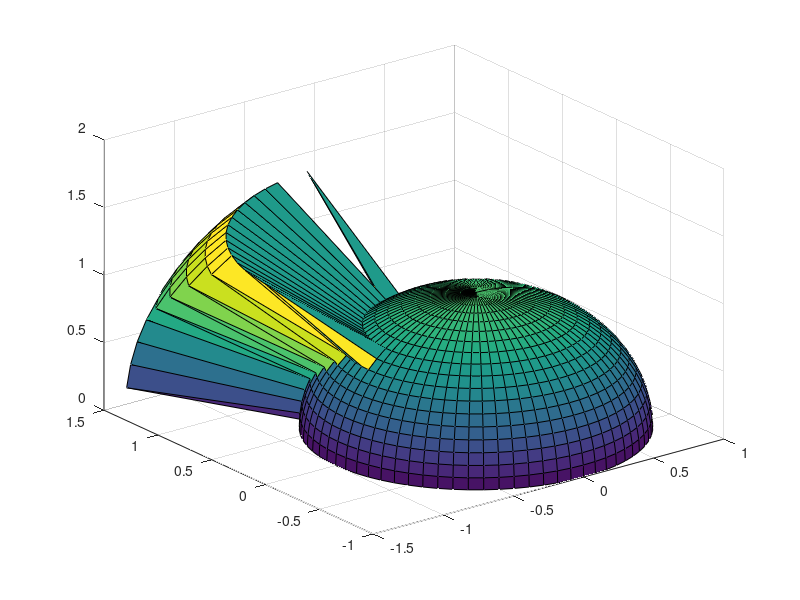

Here is the MATLAB script that generated this plot:
X = [
0 0 0 0 0 0 0 0 0 0 0 0 0 0 0 0 0 0 0 -0 -0 -0 -0 -0 -0 -0 -0 -0 -0 -0 -0 -0 -0 -0 -0 -0 -0 -0 -0 -0 -0 -0 -0 -0 -0 -0 -0 -0 -0 -0 -0 -0 -0 -0 -0 0 0 0 0 0 0 0 0 0 0 0 0 0 0 0 0 0 0 ;
0.0871557 0.0868241 0.0858316 0.084186 0.0818996 0.0789899 0.0754791 0.0713938 0.0667652 0.0616284 0.0560226 0.0499905 0.0435779 0.0368336 0.029809 0.0225576 0.0151344 0.00759612 5.33675e-18 -0.00759612 -0.0151344 -0.0225576 -0.029809 -0.0368336 -0.0435779 -0.0499905 -0.0560226 -0.0616284 -0.0667652 -0.0713938 -0.0754791 -0.0789899 -0.0818996 -0.084186 -0.0858316 -0.0868241 -0.0871557 -0.0868241 -0.0858316 -0.084186 -0.0818996 -0.0789899 -0.0754791 -0.0713938 -0.0667652 -0.0616284 -0.0560226 -0.0499905 -0.0435779 -0.0368336 -0.029809 -0.0225576 -0.0151344 -0.00759612 -1.60102e-17 0.00759612 0.0151344 0.0225576 0.029809 0.0368336 0.0435779 0.0499905 0.0560226 0.0616284 0.0667652 0.0713938 0.0754791 0.0789899 0.0818996 0.084186 0.0858316 0.0868241 0.0871557 ;
0.173648 0.172987 0.17101 0.167731 0.163176 0.157379 0.150384 0.142244 0.133022 0.122788 0.111619 0.0996005 0.0868241 0.0733869 0.0593912 0.0449435 0.0301537 0.0151344 1.06329e-17 -0.0151344 -0.0301537 -0.0449435 -0.0593912 -0.0733869 -0.0868241 -0.0996005 -0.111619 -0.122788 -0.133022 -0.142244 -0.150384 -0.157379 -0.163176 -0.167731 -0.17101 -0.172987 -0.173648 -0.172987 -0.17101 -0.167731 -0.163176 -0.157379 -0.150384 -0.142244 -0.133022 -0.122788 -0.111619 -0.0996005 -0.0868241 -0.0733869 -0.0593912 -0.0449435 -0.0301537 -0.0151344 -3.18987e-17 0.0151344 0.0301537 0.0449435 0.0593912 0.0733869 0.0868241 0.0996005 0.111619 0.122788 0.133022 0.142244 0.150384 0.157379 0.163176 0.167731 0.17101 0.172987 0.173648 ;
0.258819 0.257834 0.254887 0.25 0.24321 0.23457 0.224144 0.212012 0.198267 0.183013 0.166366 0.148453 0.12941 0.109382 0.0885213 0.0669873 0.0449435 0.0225576 1.58481e-17 -0.0225576 -0.0449435 -0.0669873 -0.0885213 -0.109382 -0.12941 -0.148453 -0.166366 -0.183013 -0.198267 -0.212012 -0.224144 -0.23457 -0.24321 -0.25 -0.254887 -0.257834 -0.258819 -0.257834 -0.254887 -0.25 -0.24321 -0.23457 -0.224144 -0.212012 -0.198267 -0.183013 -0.166366 -0.148453 -0.12941 -0.109382 -0.0885213 -0.0669873 -0.0449435 -0.0225576 -4.75443e-17 0.0225576 0.0449435 0.0669873 0.0885213 0.109382 0.12941 0.148453 0.166366 0.183013 0.198267 0.212012 0.224144 0.23457 0.24321 0.25 0.254887 0.257834 0.258819 ;
0.34202 0.340719 0.336824 0.330366 0.321394 0.309976 0.296198 0.280167 0.262003 0.241845 0.219846 0.196175 0.17101 0.144544 0.116978 0.0885213 0.0593912 0.029809 2.09427e-17 -0.029809 -0.0593912 -0.0885213 -0.116978 -0.144544 -0.17101 -0.196175 -0.219846 -0.241845 -0.262003 -0.280167 -0.296198 -0.309976 -0.321394 -0.330366 -0.336824 -0.340719 -0.34202 -0.340719 -0.336824 -0.330366 -0.321394 -0.309976 -0.296198 -0.280167 -0.262003 -0.241845 -0.219846 -0.196175 -0.17101 -0.144544 -0.116978 -0.0885213 -0.0593912 -0.029809 -6.28281e-17 0.029809 0.0593912 0.0885213 0.116978 0.144544 0.17101 0.196175 0.219846 0.241845 0.262003 0.280167 0.296198 0.309976 0.321394 0.330366 0.336824 0.340719 0.34202 ;
0.422618 0.42101 0.416198 0.408218 0.397131 0.383022 0.365998 0.346189 0.323744 0.298836 0.271654 0.242404 0.211309 0.178606 0.144544 0.109382 0.0733869 0.0368336 2.58779e-17 -0.0368336 -0.0733869 -0.109382 -0.144544 -0.178606 -0.211309 -0.242404 -0.271654 -0.298836 -0.323744 -0.346189 -0.365998 -0.383022 -0.397131 -0.408218 -0.416198 -0.42101 -0.422618 -0.42101 -0.416198 -0.408218 -0.397131 -0.383022 -0.365998 -0.346189 -0.323744 -0.298836 -0.271654 -0.242404 -0.211309 -0.178606 -0.144544 -0.109382 -0.0733869 -0.0368336 -7.76337e-17 0.0368336 0.0733869 0.109382 0.144544 0.178606 0.211309 0.242404 0.271654 0.298836 0.323744 0.346189 0.365998 0.383022 0.397131 0.408218 0.416198 0.42101 0.422618 ;
0.5 0.498097 0.492404 0.482963 0.469846 0.453154 0.433013 0.409576 0.383022 0.353553 0.321394 0.286788 0.25 0.211309 0.17101 0.12941 0.0868241 0.0435779 3.06162e-17 -0.0435779 -0.0868241 -0.12941 -0.17101 -0.211309 -0.25 -0.286788 -0.321394 -0.353553 -0.383022 -0.409576 -0.433013 -0.453154 -0.469846 -0.482963 -0.492404 -0.498097 -0.5 -0.498097 -0.492404 -0.482963 -0.469846 -0.453154 -0.433013 -0.409576 -0.383022 -0.353553 -0.321394 -0.286788 -0.25 -0.211309 -0.17101 -0.12941 -0.0868241 -0.0435779 -9.18485e-17 0.0435779 0.0868241 0.12941 0.17101 0.211309 0.25 0.286788 0.321394 0.353553 0.383022 0.409576 0.433013 0.453154 0.469846 0.482963 0.492404 0.498097 0.5 ;
0.573576 0.571394 0.564863 0.554032 0.538986 0.519837 0.496732 0.469846 0.439385 0.40558 0.368688 0.32899 0.286788 0.242404 0.196175 0.148453 0.0996005 0.0499905 3.51214e-17 -0.0499905 -0.0996005 -0.148453 -0.196175 -0.242404 -0.286788 -0.32899 -0.368688 -0.40558 -0.439385 -0.469846 -0.496732 -0.519837 -0.538986 -0.554032 -0.564863 -0.571394 -0.573576 -0.571394 -0.564863 -0.554032 -0.538986 -0.519837 -0.496732 -0.469846 -0.439385 -0.40558 -0.368688 -0.32899 -0.286788 -0.242404 -0.196175 -0.148453 -0.0996005 -0.0499905 -1.05364e-16 0.0499905 0.0996005 0.148453 0.196175 0.242404 0.286788 0.32899 0.368688 0.40558 0.439385 0.469846 0.496732 0.519837 0.538986 0.554032 0.564863 0.571394 0.573576 ;
0.642788 0.640342 0.633022 0.620885 0.604023 0.582563 0.55667 0.526541 0.492404 0.454519 0.413176 0.368688 0.321394 0.271654 0.219846 0.166366 0.111619 0.0560226 3.93594e-17 -0.0560226 -0.111619 -0.166366 -0.219846 -0.271654 -0.321394 -0.368688 -0.413176 -0.454519 -0.492404 -0.526541 -0.55667 -0.582563 -0.604023 -0.620885 -0.633022 -0.640342 -0.642788 -0.640342 -0.633022 -0.620885 -0.604023 -0.582563 -0.55667 -0.526541 -0.492404 -0.454519 -0.413176 -0.368688 -0.321394 -0.271654 -0.219846 -0.166366 -0.111619 -0.0560226 -1.18078e-16 0.0560226 0.111619 0.166366 0.219846 0.271654 0.321394 0.368688 0.413176 0.454519 0.492404 0.526541 0.55667 0.582563 0.604023 0.620885 0.633022 0.640342 0.642788 ;
0.707107 0.704416 0.696364 0.683013 0.664463 0.640856 0.612372 0.579228 0.541675 0.5 0.454519 0.40558 0.353553 0.298836 0.241845 0.183013 0.122788 0.0616284 4.32978e-17 -0.123257 -0.122788 -0.366025 -0.48369 -0.597672 -0.707107 -0.81116 -0.909039 -1 -1.08335 -1.15846 -1.22474 -1.28171 -1.32893 -1.36603 -0.696364 -1.40883 -0.707107 -0.704416 -0.696364 -0.683013 -0.664463 -0.640856 -0.612372 -0.579228 -0.541675 -0.5 -0.454519 -0.40558 -0.353553 -0.298836 -0.241845 -0.183013 -0.122788 -0.0616284 -1.29893e-16 0.0616284 0.122788 0.183013 0.241845 0.298836 0.353553 0.40558 0.454519 0.5 0.541675 0.579228 0.612372 0.640856 0.664463 0.683013 0.696364 0.704416 0.707107 ;
0.766044 0.763129 0.754407 0.739942 0.719846 0.694272 0.663414 0.627507 0.586824 0.541675 0.492404 0.439385 0.383022 0.323744 0.262003 0.198267 0.133022 0.0667652 4.69067e-17 -0.0667652 -0.133022 -0.198267 -0.262003 -0.647489 -0.766044 -0.87877 -0.984808 -1.08335 -1.17365 -1.25501 -1.32683 -1.38854 -0.719846 -0.739942 -0.754407 -0.763129 -0.766044 -0.763129 -0.754407 -0.739942 -0.719846 -0.694272 -0.663414 -0.627507 -0.586824 -0.541675 -0.492404 -0.439385 -0.383022 -0.323744 -0.262003 -0.198267 -0.133022 -0.0667652 -1.4072e-16 0.0667652 0.133022 0.198267 0.262003 0.323744 0.383022 0.439385 0.492404 0.541675 0.586824 0.627507 0.663414 0.694272 0.719846 0.739942 0.754407 0.763129 0.766044 ;
0.819152 0.816035 0.806707 0.79124 0.769751 0.742404 0.709406 0.67101 0.627507 0.579228 0.526541 0.469846 0.409576 0.346189 0.280167 0.212012 0.142244 0.0713938 5.01586e-17 -0.0713938 -0.142244 -0.212012 -0.280167 -0.346189 -0.819152 -0.939693 -1.05308 -1.15846 -1.25501 -1.34202 -1.41881 -0.742404 -0.769751 -0.79124 -0.806707 -0.816035 -0.819152 -0.816035 -0.806707 -0.79124 -0.769751 -0.742404 -0.709406 -0.67101 -0.627507 -0.579228 -0.526541 -0.469846 -0.409576 -0.346189 -0.280167 -0.212012 -0.142244 -0.0713938 -1.50476e-16 0.0713938 0.142244 0.212012 0.280167 0.346189 0.409576 0.469846 0.526541 0.579228 0.627507 0.67101 0.709406 0.742404 0.769751 0.79124 0.806707 0.816035 0.819152 ;
0.866025 0.86273 0.852869 0.836516 0.813798 0.784886 0.75 0.709406 0.663414 0.612372 0.55667 0.496732 0.433013 0.365998 0.296198 0.224144 0.150384 0.0754791 5.30288e-17 -0.0754791 -0.150384 -0.224144 -0.296198 -0.365998 -0.433013 -0.993464 -1.11334 -1.22474 -1.32683 -1.41881 -0.75 -0.784886 -0.813798 -0.836516 -0.852869 -0.86273 -0.866025 -0.86273 -0.852869 -0.836516 -0.813798 -0.784886 -0.75 -0.709406 -0.663414 -0.612372 -0.55667 -0.496732 -0.433013 -0.365998 -0.296198 -0.224144 -0.150384 -0.0754791 -1.59086e-16 0.0754791 0.150384 0.224144 0.296198 0.365998 0.433013 0.496732 0.55667 0.612372 0.663414 0.709406 0.75 0.784886 0.813798 0.836516 0.852869 0.86273 0.866025 ;
0.906308 0.902859 0.892539 0.875426 0.851651 0.821394 0.784886 0.742404 0.694272 0.640856 0.582563 0.519837 0.453154 0.383022 0.309976 0.23457 0.157379 0.0789899 5.54953e-17 -0.0789899 -0.157379 -0.23457 -0.309976 -0.383022 -0.453154 -0.519837 -1.16513 -1.28171 -1.38854 -0.742404 -0.784886 -0.821394 -0.851651 -0.875426 -0.892539 -0.902859 -0.906308 -0.902859 -0.892539 -0.875426 -0.851651 -0.821394 -0.784886 -0.742404 -0.694272 -0.640856 -0.582563 -0.519837 -0.453154 -0.383022 -0.309976 -0.23457 -0.157379 -0.0789899 -1.66486e-16 0.0789899 0.157379 0.23457 0.309976 0.383022 0.453154 0.519837 0.582563 0.640856 0.694272 0.742404 0.784886 0.821394 0.851651 0.875426 0.892539 0.902859 0.906308 ;
0.939693 0.936117 0.925417 0.907673 0.883022 0.851651 0.813798 0.769751 0.719846 0.664463 0.604023 0.538986 0.469846 0.397131 0.321394 0.24321 0.163176 0.0818996 5.75396e-17 -0.0818996 -0.163176 -0.24321 -0.321394 -0.397131 -0.469846 -0.538986 -0.604023 -1.32893 -0.719846 -0.769751 -0.813798 -0.851651 -0.883022 -0.907673 -0.925417 -0.936117 -0.939693 -0.936117 -0.925417 -0.907673 -0.883022 -0.851651 -0.813798 -0.769751 -0.719846 -0.664463 -0.604023 -0.538986 -0.469846 -0.397131 -0.321394 -0.24321 -0.163176 -0.0818996 -1.72619e-16 0.0818996 0.163176 0.24321 0.321394 0.397131 0.469846 0.538986 0.604023 0.664463 0.719846 0.769751 0.813798 0.851651 0.883022 0.907673 0.925417 0.936117 0.939693 ;
0.965926 0.96225 0.951251 0.933013 0.907673 0.875426 0.836516 0.79124 0.739942 0.683013 0.620885 0.554032 0.482963 0.408218 0.330366 0.25 0.167731 0.084186 5.91459e-17 -0.084186 -0.167731 -0.25 -0.330366 -0.408218 -0.482963 -0.554032 -0.620885 -1.36603 -0.739942 -0.79124 -0.836516 -0.875426 -0.907673 -0.933013 -0.951251 -0.96225 -0.965926 -0.96225 -0.951251 -0.933013 -0.907673 -0.875426 -0.836516 -0.79124 -0.739942 -0.683013 -0.620885 -0.554032 -0.482963 -0.408218 -0.330366 -0.25 -0.167731 -0.084186 -1.77438e-16 0.084186 0.167731 0.25 0.330366 0.408218 0.482963 0.554032 0.620885 0.683013 0.739942 0.79124 0.836516 0.875426 0.907673 0.933013 0.951251 0.96225 0.965926 ;
0.984808 0.98106 0.969846 0.951251 0.925417 0.892539 0.852869 0.806707 0.754407 0.696364 0.633022 0.564863 0.492404 0.416198 0.336824 0.254887 0.17101 0.0858316 6.03021e-17 -0.0858316 -0.17101 -0.254887 -0.336824 -0.416198 -0.492404 -0.564863 -0.633022 -1.39273 -0.754407 -0.806707 -0.852869 -0.892539 -0.925417 -0.951251 -0.969846 -0.98106 -0.984808 -0.98106 -0.969846 -0.951251 -0.925417 -0.892539 -0.852869 -0.806707 -0.754407 -0.696364 -0.633022 -0.564863 -0.492404 -0.416198 -0.336824 -0.254887 -0.17101 -0.0858316 -1.80906e-16 0.0858316 0.17101 0.254887 0.336824 0.416198 0.492404 0.564863 0.633022 0.696364 0.754407 0.806707 0.852869 0.892539 0.925417 0.951251 0.969846 0.98106 0.984808 ;
0.996195 0.992404 0.98106 0.96225 0.936117 0.902859 0.86273 0.816035 0.763129 0.704416 0.640342 0.571394 0.498097 0.42101 0.340719 0.257834 0.172987 0.0868241 6.09993e-17 -0.0868241 -0.172987 -0.257834 -0.340719 -0.42101 -0.498097 -0.571394 -0.640342 -1.40883 -0.763129 -0.816035 -0.86273 -0.902859 -0.936117 -0.96225 -0.98106 -0.992404 -0.996195 -0.992404 -0.98106 -0.96225 -0.936117 -0.902859 -0.86273 -0.816035 -0.763129 -0.704416 -0.640342 -0.571394 -0.498097 -0.42101 -0.340719 -0.257834 -0.172987 -0.0868241 -1.82998e-16 0.0868241 0.172987 0.257834 0.340719 0.42101 0.498097 0.571394 0.640342 0.704416 0.763129 0.816035 0.86273 0.902859 0.936117 0.96225 0.98106 0.992404 0.996195 ;
1 0.996195 0.984808 0.965926 0.939693 0.906308 0.866025 0.819152 0.766044 0.707107 0.642788 0.573576 0.5 0.422618 0.34202 0.258819 0.173648 0.0871557 6.12323e-17 -0.0871557 -0.173648 -0.258819 -0.34202 -0.422618 -0.5 -0.573576 -0.642788 -0.707107 -0.766044 -0.819152 -0.866025 -0.906308 -0.939693 -0.965926 -0.984808 -0.996195 -1 -0.996195 -0.984808 -0.965926 -0.939693 -0.906308 -0.866025 -0.819152 -0.766044 -0.707107 -0.642788 -0.573576 -0.5 -0.422618 -0.34202 -0.258819 -0.173648 -0.0871557 -1.83697e-16 0.0871557 0.173648 0.258819 0.34202 0.422618 0.5 0.573576 0.642788 0.707107 0.766044 0.819152 0.866025 0.906308 0.939693 0.965926 0.984808 0.996195 1 ;
];
Y = [
0 0 0 0 0 0 0 0 0 0 0 0 0 0 0 0 0 0 0 0 0 0 0 0 0 0 0 0 0 0 0 0 0 0 0 0 0 -0 -0 -0 -0 -0 -0 -0 -0 -0 -0 -0 -0 -0 -0 -0 -0 -0 -0 -0 -0 -0 -0 -0 -0 -0 -0 -0 -0 -0 -0 -0 -0 -0 -0 -0 -0 ;
0 0.00759612 0.0151344 0.0225576 0.029809 0.0368336 0.0435779 0.0499905 0.0560226 0.0616284 0.0667652 0.0713938 0.0754791 0.0789899 0.0818996 0.084186 0.0858316 0.0868241 0.0871557 0.0868241 0.0858316 0.084186 0.0818996 0.0789899 0.0754791 0.0713938 0.0667652 0.0616284 0.0560226 0.0499905 0.0435779 0.0368336 0.029809 0.0225576 0.0151344 0.00759612 1.06735e-17 -0.00759612 -0.0151344 -0.0225576 -0.029809 -0.0368336 -0.0435779 -0.0499905 -0.0560226 -0.0616284 -0.0667652 -0.0713938 -0.0754791 -0.0789899 -0.0818996 -0.084186 -0.0858316 -0.0868241 -0.0871557 -0.0868241 -0.0858316 -0.084186 -0.0818996 -0.0789899 -0.0754791 -0.0713938 -0.0667652 -0.0616284 -0.0560226 -0.0499905 -0.0435779 -0.0368336 -0.029809 -0.0225576 -0.0151344 -0.00759612 -2.1347e-17 ;
0 0.0151344 0.0301537 0.0449435 0.0593912 0.0733869 0.0868241 0.0996005 0.111619 0.122788 0.133022 0.142244 0.150384 0.157379 0.163176 0.167731 0.17101 0.172987 0.173648 0.172987 0.17101 0.167731 0.163176 0.157379 0.150384 0.142244 0.133022 0.122788 0.111619 0.0996005 0.0868241 0.0733869 0.0593912 0.0449435 0.0301537 0.0151344 2.12658e-17 -0.0151344 -0.0301537 -0.0449435 -0.0593912 -0.0733869 -0.0868241 -0.0996005 -0.111619 -0.122788 -0.133022 -0.142244 -0.150384 -0.157379 -0.163176 -0.167731 -0.17101 -0.172987 -0.173648 -0.172987 -0.17101 -0.167731 -0.163176 -0.157379 -0.150384 -0.142244 -0.133022 -0.122788 -0.111619 -0.0996005 -0.0868241 -0.0733869 -0.0593912 -0.0449435 -0.0301537 -0.0151344 -4.25315e-17 ;
0 0.0225576 0.0449435 0.0669873 0.0885213 0.109382 0.12941 0.148453 0.166366 0.183013 0.198267 0.212012 0.224144 0.23457 0.24321 0.25 0.254887 0.257834 0.258819 0.257834 0.254887 0.25 0.24321 0.23457 0.224144 0.212012 0.198267 0.183013 0.166366 0.148453 0.12941 0.109382 0.0885213 0.0669873 0.0449435 0.0225576 3.16962e-17 -0.0225576 -0.0449435 -0.0669873 -0.0885213 -0.109382 -0.12941 -0.148453 -0.166366 -0.183013 -0.198267 -0.212012 -0.224144 -0.23457 -0.24321 -0.25 -0.254887 -0.257834 -0.258819 -0.257834 -0.254887 -0.25 -0.24321 -0.23457 -0.224144 -0.212012 -0.198267 -0.183013 -0.166366 -0.148453 -0.12941 -0.109382 -0.0885213 -0.0669873 -0.0449435 -0.0225576 -6.33924e-17 ;
0 0.029809 0.0593912 0.0885213 0.116978 0.144544 0.17101 0.196175 0.219846 0.241845 0.262003 0.280167 0.296198 0.309976 0.321394 0.330366 0.336824 0.340719 0.34202 0.340719 0.336824 0.330366 0.321394 0.309976 0.296198 0.280167 0.262003 0.241845 0.219846 0.196175 0.17101 0.144544 0.116978 0.0885213 0.0593912 0.029809 4.18854e-17 -0.029809 -0.0593912 -0.0885213 -0.116978 -0.144544 -0.17101 -0.196175 -0.219846 -0.241845 -0.262003 -0.280167 -0.296198 -0.309976 -0.321394 -0.330366 -0.336824 -0.340719 -0.34202 -0.340719 -0.336824 -0.330366 -0.321394 -0.309976 -0.296198 -0.280167 -0.262003 -0.241845 -0.219846 -0.196175 -0.17101 -0.144544 -0.116978 -0.0885213 -0.0593912 -0.029809 -8.37708e-17 ;
0 0.0368336 0.0733869 0.109382 0.144544 0.178606 0.211309 0.242404 0.271654 0.298836 0.323744 0.346189 0.365998 0.383022 0.397131 0.408218 0.416198 0.42101 0.422618 0.42101 0.416198 0.408218 0.397131 0.383022 0.365998 0.346189 0.323744 0.298836 0.271654 0.242404 0.211309 0.178606 0.144544 0.109382 0.0733869 0.0368336 5.17558e-17 -0.0368336 -0.0733869 -0.109382 -0.144544 -0.178606 -0.211309 -0.242404 -0.271654 -0.298836 -0.323744 -0.346189 -0.365998 -0.383022 -0.397131 -0.408218 -0.416198 -0.42101 -0.422618 -0.42101 -0.416198 -0.408218 -0.397131 -0.383022 -0.365998 -0.346189 -0.323744 -0.298836 -0.271654 -0.242404 -0.211309 -0.178606 -0.144544 -0.109382 -0.0733869 -0.0368336 -1.03512e-16 ;
0 0.0435779 0.0868241 0.12941 0.17101 0.211309 0.25 0.286788 0.321394 0.353553 0.383022 0.409576 0.433013 0.453154 0.469846 0.482963 0.492404 0.498097 0.5 0.498097 0.492404 0.482963 0.469846 0.453154 0.433013 0.409576 0.383022 0.353553 0.321394 0.286788 0.25 0.211309 0.17101 0.12941 0.0868241 0.0435779 6.12323e-17 -0.0435779 -0.0868241 -0.12941 -0.17101 -0.211309 -0.25 -0.286788 -0.321394 -0.353553 -0.383022 -0.409576 -0.433013 -0.453154 -0.469846 -0.482963 -0.492404 -0.498097 -0.5 -0.498097 -0.492404 -0.482963 -0.469846 -0.453154 -0.433013 -0.409576 -0.383022 -0.353553 -0.321394 -0.286788 -0.25 -0.211309 -0.17101 -0.12941 -0.0868241 -0.0435779 -1.22465e-16 ;
0 0.0499905 0.0996005 0.148453 0.196175 0.242404 0.286788 0.32899 0.368688 0.40558 0.439385 0.469846 0.496732 0.519837 0.538986 0.554032 0.564863 0.571394 0.573576 0.571394 0.564863 0.554032 0.538986 0.519837 0.496732 0.469846 0.439385 0.40558 0.368688 0.32899 0.286788 0.242404 0.196175 0.148453 0.0996005 0.0499905 7.02429e-17 -0.0499905 -0.0996005 -0.148453 -0.196175 -0.242404 -0.286788 -0.32899 -0.368688 -0.40558 -0.439385 -0.469846 -0.496732 -0.519837 -0.538986 -0.554032 -0.564863 -0.571394 -0.573576 -0.571394 -0.564863 -0.554032 -0.538986 -0.519837 -0.496732 -0.469846 -0.439385 -0.40558 -0.368688 -0.32899 -0.286788 -0.242404 -0.196175 -0.148453 -0.0996005 -0.0499905 -1.40486e-16 ;
0 0.0560226 0.111619 0.166366 0.219846 0.271654 0.321394 0.368688 0.413176 0.454519 0.492404 0.526541 0.55667 0.582563 0.604023 0.620885 0.633022 0.640342 0.642788 0.640342 0.633022 0.620885 0.604023 0.582563 0.55667 0.526541 0.492404 0.454519 0.413176 0.368688 0.321394 0.271654 0.219846 0.166366 0.111619 0.0560226 7.87188e-17 -0.0560226 -0.111619 -0.166366 -0.219846 -0.271654 -0.321394 -0.368688 -0.413176 -0.454519 -0.492404 -0.526541 -0.55667 -0.582563 -0.604023 -0.620885 -0.633022 -0.640342 -0.642788 -0.640342 -0.633022 -0.620885 -0.604023 -0.582563 -0.55667 -0.526541 -0.492404 -0.454519 -0.413176 -0.368688 -0.321394 -0.271654 -0.219846 -0.166366 -0.111619 -0.0560226 -1.57438e-16 ;
0 0.0616284 0.122788 0.183013 0.241845 0.298836 0.353553 0.40558 0.454519 0.5 0.541675 0.579228 0.612372 0.640856 0.664463 0.683013 0.696364 0.704416 0.707107 1.40883 0.696364 1.36603 1.32893 1.28171 1.22474 1.15846 1.08335 1 0.909039 0.81116 0.707107 0.597672 0.48369 0.366025 0.122788 0.123257 8.65956e-17 -0.0616284 -0.122788 -0.183013 -0.241845 -0.298836 -0.353553 -0.40558 -0.454519 -0.5 -0.541675 -0.579228 -0.612372 -0.640856 -0.664463 -0.683013 -0.696364 -0.704416 -0.707107 -0.704416 -0.696364 -0.683013 -0.664463 -0.640856 -0.612372 -0.579228 -0.541675 -0.5 -0.454519 -0.40558 -0.353553 -0.298836 -0.241845 -0.183013 -0.122788 -0.0616284 -1.73191e-16 ;
0 0.0667652 0.133022 0.198267 0.262003 0.323744 0.383022 0.439385 0.492404 0.541675 0.586824 0.627507 0.663414 0.694272 0.719846 0.739942 0.754407 0.763129 0.766044 0.763129 0.754407 0.739942 0.719846 1.38854 1.32683 1.25501 1.17365 1.08335 0.984808 0.87877 0.766044 0.647489 0.262003 0.198267 0.133022 0.0667652 9.38134e-17 -0.0667652 -0.133022 -0.198267 -0.262003 -0.323744 -0.383022 -0.439385 -0.492404 -0.541675 -0.586824 -0.627507 -0.663414 -0.694272 -0.719846 -0.739942 -0.754407 -0.763129 -0.766044 -0.763129 -0.754407 -0.739942 -0.719846 -0.694272 -0.663414 -0.627507 -0.586824 -0.541675 -0.492404 -0.439385 -0.383022 -0.323744 -0.262003 -0.198267 -0.133022 -0.0667652 -1.87627e-16 ;
0 0.0713938 0.142244 0.212012 0.280167 0.346189 0.409576 0.469846 0.526541 0.579228 0.627507 0.67101 0.709406 0.742404 0.769751 0.79124 0.806707 0.816035 0.819152 0.816035 0.806707 0.79124 0.769751 0.742404 1.41881 1.34202 1.25501 1.15846 1.05308 0.939693 0.819152 0.346189 0.280167 0.212012 0.142244 0.0713938 1.00317e-16 -0.0713938 -0.142244 -0.212012 -0.280167 -0.346189 -0.409576 -0.469846 -0.526541 -0.579228 -0.627507 -0.67101 -0.709406 -0.742404 -0.769751 -0.79124 -0.806707 -0.816035 -0.819152 -0.816035 -0.806707 -0.79124 -0.769751 -0.742404 -0.709406 -0.67101 -0.627507 -0.579228 -0.526541 -0.469846 -0.409576 -0.346189 -0.280167 -0.212012 -0.142244 -0.0713938 -2.00634e-16 ;
0 0.0754791 0.150384 0.224144 0.296198 0.365998 0.433013 0.496732 0.55667 0.612372 0.663414 0.709406 0.75 0.784886 0.813798 0.836516 0.852869 0.86273 0.866025 0.86273 0.852869 0.836516 0.813798 0.784886 0.75 1.41881 1.32683 1.22474 1.11334 0.993464 0.433013 0.365998 0.296198 0.224144 0.150384 0.0754791 1.06058e-16 -0.0754791 -0.150384 -0.224144 -0.296198 -0.365998 -0.433013 -0.496732 -0.55667 -0.612372 -0.663414 -0.709406 -0.75 -0.784886 -0.813798 -0.836516 -0.852869 -0.86273 -0.866025 -0.86273 -0.852869 -0.836516 -0.813798 -0.784886 -0.75 -0.709406 -0.663414 -0.612372 -0.55667 -0.496732 -0.433013 -0.365998 -0.296198 -0.224144 -0.150384 -0.0754791 -2.12115e-16 ;
0 0.0789899 0.157379 0.23457 0.309976 0.383022 0.453154 0.519837 0.582563 0.640856 0.694272 0.742404 0.784886 0.821394 0.851651 0.875426 0.892539 0.902859 0.906308 0.902859 0.892539 0.875426 0.851651 0.821394 0.784886 0.742404 1.38854 1.28171 1.16513 0.519837 0.453154 0.383022 0.309976 0.23457 0.157379 0.0789899 1.10991e-16 -0.0789899 -0.157379 -0.23457 -0.309976 -0.383022 -0.453154 -0.519837 -0.582563 -0.640856 -0.694272 -0.742404 -0.784886 -0.821394 -0.851651 -0.875426 -0.892539 -0.902859 -0.906308 -0.902859 -0.892539 -0.875426 -0.851651 -0.821394 -0.784886 -0.742404 -0.694272 -0.640856 -0.582563 -0.519837 -0.453154 -0.383022 -0.309976 -0.23457 -0.157379 -0.0789899 -2.21981e-16 ;
0 0.0818996 0.163176 0.24321 0.321394 0.397131 0.469846 0.538986 0.604023 0.664463 0.719846 0.769751 0.813798 0.851651 0.883022 0.907673 0.925417 0.936117 0.939693 0.936117 0.925417 0.907673 0.883022 0.851651 0.813798 0.769751 0.719846 1.32893 0.604023 0.538986 0.469846 0.397131 0.321394 0.24321 0.163176 0.0818996 1.15079e-16 -0.0818996 -0.163176 -0.24321 -0.321394 -0.397131 -0.469846 -0.538986 -0.604023 -0.664463 -0.719846 -0.769751 -0.813798 -0.851651 -0.883022 -0.907673 -0.925417 -0.936117 -0.939693 -0.936117 -0.925417 -0.907673 -0.883022 -0.851651 -0.813798 -0.769751 -0.719846 -0.664463 -0.604023 -0.538986 -0.469846 -0.397131 -0.321394 -0.24321 -0.163176 -0.0818996 -2.30158e-16 ;
0 0.084186 0.167731 0.25 0.330366 0.408218 0.482963 0.554032 0.620885 0.683013 0.739942 0.79124 0.836516 0.875426 0.907673 0.933013 0.951251 0.96225 0.965926 0.96225 0.951251 0.933013 0.907673 0.875426 0.836516 0.79124 0.739942 1.36603 0.620885 0.554032 0.482963 0.408218 0.330366 0.25 0.167731 0.084186 1.18292e-16 -0.084186 -0.167731 -0.25 -0.330366 -0.408218 -0.482963 -0.554032 -0.620885 -0.683013 -0.739942 -0.79124 -0.836516 -0.875426 -0.907673 -0.933013 -0.951251 -0.96225 -0.965926 -0.96225 -0.951251 -0.933013 -0.907673 -0.875426 -0.836516 -0.79124 -0.739942 -0.683013 -0.620885 -0.554032 -0.482963 -0.408218 -0.330366 -0.25 -0.167731 -0.084186 -2.36584e-16 ;
0 0.0858316 0.17101 0.254887 0.336824 0.416198 0.492404 0.564863 0.633022 0.696364 0.754407 0.806707 0.852869 0.892539 0.925417 0.951251 0.969846 0.98106 0.984808 0.98106 0.969846 0.951251 0.925417 0.892539 0.852869 0.806707 0.754407 1.39273 0.633022 0.564863 0.492404 0.416198 0.336824 0.254887 0.17101 0.0858316 1.20604e-16 -0.0858316 -0.17101 -0.254887 -0.336824 -0.416198 -0.492404 -0.564863 -0.633022 -0.696364 -0.754407 -0.806707 -0.852869 -0.892539 -0.925417 -0.951251 -0.969846 -0.98106 -0.984808 -0.98106 -0.969846 -0.951251 -0.925417 -0.892539 -0.852869 -0.806707 -0.754407 -0.696364 -0.633022 -0.564863 -0.492404 -0.416198 -0.336824 -0.254887 -0.17101 -0.0858316 -2.41208e-16 ;
0 0.0868241 0.172987 0.257834 0.340719 0.42101 0.498097 0.571394 0.640342 0.704416 0.763129 0.816035 0.86273 0.902859 0.936117 0.96225 0.98106 0.992404 0.996195 0.992404 0.98106 0.96225 0.936117 0.902859 0.86273 0.816035 0.763129 1.40883 0.640342 0.571394 0.498097 0.42101 0.340719 0.257834 0.172987 0.0868241 1.21999e-16 -0.0868241 -0.172987 -0.257834 -0.340719 -0.42101 -0.498097 -0.571394 -0.640342 -0.704416 -0.763129 -0.816035 -0.86273 -0.902859 -0.936117 -0.96225 -0.98106 -0.992404 -0.996195 -0.992404 -0.98106 -0.96225 -0.936117 -0.902859 -0.86273 -0.816035 -0.763129 -0.704416 -0.640342 -0.571394 -0.498097 -0.42101 -0.340719 -0.257834 -0.172987 -0.0868241 -2.43997e-16 ;
0 0.0871557 0.173648 0.258819 0.34202 0.422618 0.5 0.573576 0.642788 0.707107 0.766044 0.819152 0.866025 0.906308 0.939693 0.965926 0.984808 0.996195 1 0.996195 0.984808 0.965926 0.939693 0.906308 0.866025 0.819152 0.766044 0.707107 0.642788 0.573576 0.5 0.422618 0.34202 0.258819 0.173648 0.0871557 1.22465e-16 -0.0871557 -0.173648 -0.258819 -0.34202 -0.422618 -0.5 -0.573576 -0.642788 -0.707107 -0.766044 -0.819152 -0.866025 -0.906308 -0.939693 -0.965926 -0.984808 -0.996195 -1 -0.996195 -0.984808 -0.965926 -0.939693 -0.906308 -0.866025 -0.819152 -0.766044 -0.707107 -0.642788 -0.573576 -0.5 -0.422618 -0.34202 -0.258819 -0.173648 -0.0871557 -2.44929e-16 ;
];
Z = [
1 1 1 1 1 1 1 1 1 1 1 1 1 1 1 1 1 1 1 1 1 1 1 1 1 1 1 1 1 1 1 1 1 1 1 1 1 1 1 1 1 1 1 1 1 1 1 1 1 1 1 1 1 1 1 1 1 1 1 1 1 1 1 1 1 1 1 1 1 1 1 1 1 ;
0.996195 0.996195 0.996195 0.996195 0.996195 0.996195 0.996195 0.996195 0.996195 0.996195 0.996195 0.996195 0.996195 0.996195 0.996195 0.996195 0.996195 0.996195 0.996195 0.996195 0.996195 0.996195 0.996195 0.996195 0.996195 0.996195 0.996195 0.996195 0.996195 0.996195 0.996195 0.996195 0.996195 0.996195 0.996195 0.996195 0.996195 0.996195 0.996195 0.996195 0.996195 0.996195 0.996195 0.996195 0.996195 0.996195 0.996195 0.996195 0.996195 0.996195 0.996195 0.996195 0.996195 0.996195 0.996195 0.996195 0.996195 0.996195 0.996195 0.996195 0.996195 0.996195 0.996195 0.996195 0.996195 0.996195 0.996195 0.996195 0.996195 0.996195 0.996195 0.996195 0.996195 ;
0.984808 0.984808 0.984808 0.984808 0.984808 0.984808 0.984808 0.984808 0.984808 0.984808 0.984808 0.984808 0.984808 0.984808 0.984808 0.984808 0.984808 0.984808 0.984808 0.984808 0.984808 0.984808 0.984808 0.984808 0.984808 0.984808 0.984808 0.984808 0.984808 0.984808 0.984808 0.984808 0.984808 0.984808 0.984808 0.984808 0.984808 0.984808 0.984808 0.984808 0.984808 0.984808 0.984808 0.984808 0.984808 0.984808 0.984808 0.984808 0.984808 0.984808 0.984808 0.984808 0.984808 0.984808 0.984808 0.984808 0.984808 0.984808 0.984808 0.984808 0.984808 0.984808 0.984808 0.984808 0.984808 0.984808 0.984808 0.984808 0.984808 0.984808 0.984808 0.984808 0.984808 ;
0.965926 0.965926 0.965926 0.965926 0.965926 0.965926 0.965926 0.965926 0.965926 0.965926 0.965926 0.965926 0.965926 0.965926 0.965926 0.965926 0.965926 0.965926 0.965926 0.965926 0.965926 0.965926 0.965926 0.965926 0.965926 0.965926 0.965926 0.965926 0.965926 0.965926 0.965926 0.965926 0.965926 0.965926 0.965926 0.965926 0.965926 0.965926 0.965926 0.965926 0.965926 0.965926 0.965926 0.965926 0.965926 0.965926 0.965926 0.965926 0.965926 0.965926 0.965926 0.965926 0.965926 0.965926 0.965926 0.965926 0.965926 0.965926 0.965926 0.965926 0.965926 0.965926 0.965926 0.965926 0.965926 0.965926 0.965926 0.965926 0.965926 0.965926 0.965926 0.965926 0.965926 ;
0.939693 0.939693 0.939693 0.939693 0.939693 0.939693 0.939693 0.939693 0.939693 0.939693 0.939693 0.939693 0.939693 0.939693 0.939693 0.939693 0.939693 0.939693 0.939693 0.939693 0.939693 0.939693 0.939693 0.939693 0.939693 0.939693 0.939693 0.939693 0.939693 0.939693 0.939693 0.939693 0.939693 0.939693 0.939693 0.939693 0.939693 0.939693 0.939693 0.939693 0.939693 0.939693 0.939693 0.939693 0.939693 0.939693 0.939693 0.939693 0.939693 0.939693 0.939693 0.939693 0.939693 0.939693 0.939693 0.939693 0.939693 0.939693 0.939693 0.939693 0.939693 0.939693 0.939693 0.939693 0.939693 0.939693 0.939693 0.939693 0.939693 0.939693 0.939693 0.939693 0.939693 ;
0.906308 0.906308 0.906308 0.906308 0.906308 0.906308 0.906308 0.906308 0.906308 0.906308 0.906308 0.906308 0.906308 0.906308 0.906308 0.906308 0.906308 0.906308 0.906308 0.906308 0.906308 0.906308 0.906308 0.906308 0.906308 0.906308 0.906308 0.906308 0.906308 0.906308 0.906308 0.906308 0.906308 0.906308 0.906308 0.906308 0.906308 0.906308 0.906308 0.906308 0.906308 0.906308 0.906308 0.906308 0.906308 0.906308 0.906308 0.906308 0.906308 0.906308 0.906308 0.906308 0.906308 0.906308 0.906308 0.906308 0.906308 0.906308 0.906308 0.906308 0.906308 0.906308 0.906308 0.906308 0.906308 0.906308 0.906308 0.906308 0.906308 0.906308 0.906308 0.906308 0.906308 ;
0.866025 0.866025 0.866025 0.866025 0.866025 0.866025 0.866025 0.866025 0.866025 0.866025 0.866025 0.866025 0.866025 0.866025 0.866025 0.866025 0.866025 0.866025 0.866025 0.866025 0.866025 0.866025 0.866025 0.866025 0.866025 0.866025 0.866025 0.866025 0.866025 0.866025 0.866025 0.866025 0.866025 0.866025 0.866025 0.866025 0.866025 0.866025 0.866025 0.866025 0.866025 0.866025 0.866025 0.866025 0.866025 0.866025 0.866025 0.866025 0.866025 0.866025 0.866025 0.866025 0.866025 0.866025 0.866025 0.866025 0.866025 0.866025 0.866025 0.866025 0.866025 0.866025 0.866025 0.866025 0.866025 0.866025 0.866025 0.866025 0.866025 0.866025 0.866025 0.866025 0.866025 ;
0.819152 0.819152 0.819152 0.819152 0.819152 0.819152 0.819152 0.819152 0.819152 0.819152 0.819152 0.819152 0.819152 0.819152 0.819152 0.819152 0.819152 0.819152 0.819152 0.819152 0.819152 0.819152 0.819152 0.819152 0.819152 0.819152 0.819152 0.819152 0.819152 0.819152 0.819152 0.819152 0.819152 0.819152 0.819152 0.819152 0.819152 0.819152 0.819152 0.819152 0.819152 0.819152 0.819152 0.819152 0.819152 0.819152 0.819152 0.819152 0.819152 0.819152 0.819152 0.819152 0.819152 0.819152 0.819152 0.819152 0.819152 0.819152 0.819152 0.819152 0.819152 0.819152 0.819152 0.819152 0.819152 0.819152 0.819152 0.819152 0.819152 0.819152 0.819152 0.819152 0.819152 ;
0.766044 0.766044 0.766044 0.766044 0.766044 0.766044 0.766044 0.766044 0.766044 0.766044 0.766044 0.766044 0.766044 0.766044 0.766044 0.766044 0.766044 0.766044 0.766044 0.766044 0.766044 0.766044 0.766044 0.766044 0.766044 0.766044 0.766044 0.766044 0.766044 0.766044 0.766044 0.766044 0.766044 0.766044 0.766044 0.766044 0.766044 0.766044 0.766044 0.766044 0.766044 0.766044 0.766044 0.766044 0.766044 0.766044 0.766044 0.766044 0.766044 0.766044 0.766044 0.766044 0.766044 0.766044 0.766044 0.766044 0.766044 0.766044 0.766044 0.766044 0.766044 0.766044 0.766044 0.766044 0.766044 0.766044 0.766044 0.766044 0.766044 0.766044 0.766044 0.766044 0.766044 ;
0.707107 0.707107 0.707107 0.707107 0.707107 0.707107 0.707107 0.707107 0.707107 0.707107 0.707107 0.707107 0.707107 0.707107 0.707107 0.707107 0.707107 0.707107 0.707107 1.41421 0.707107 1.41421 1.41421 1.41421 1.41421 1.41421 1.41421 1.41421 1.41421 1.41421 1.41421 1.41421 1.41421 1.41421 0.707107 1.41421 0.707107 0.707107 0.707107 0.707107 0.707107 0.707107 0.707107 0.707107 0.707107 0.707107 0.707107 0.707107 0.707107 0.707107 0.707107 0.707107 0.707107 0.707107 0.707107 0.707107 0.707107 0.707107 0.707107 0.707107 0.707107 0.707107 0.707107 0.707107 0.707107 0.707107 0.707107 0.707107 0.707107 0.707107 0.707107 0.707107 0.707107 ;
0.642788 0.642788 0.642788 0.642788 0.642788 0.642788 0.642788 0.642788 0.642788 0.642788 0.642788 0.642788 0.642788 0.642788 0.642788 0.642788 0.642788 0.642788 0.642788 0.642788 0.642788 0.642788 0.642788 1.28558 1.28558 1.28558 1.28558 1.28558 1.28558 1.28558 1.28558 1.28558 0.642788 0.642788 0.642788 0.642788 0.642788 0.642788 0.642788 0.642788 0.642788 0.642788 0.642788 0.642788 0.642788 0.642788 0.642788 0.642788 0.642788 0.642788 0.642788 0.642788 0.642788 0.642788 0.642788 0.642788 0.642788 0.642788 0.642788 0.642788 0.642788 0.642788 0.642788 0.642788 0.642788 0.642788 0.642788 0.642788 0.642788 0.642788 0.642788 0.642788 0.642788 ;
0.573576 0.573576 0.573576 0.573576 0.573576 0.573576 0.573576 0.573576 0.573576 0.573576 0.573576 0.573576 0.573576 0.573576 0.573576 0.573576 0.573576 0.573576 0.573576 0.573576 0.573576 0.573576 0.573576 0.573576 1.14715 1.14715 1.14715 1.14715 1.14715 1.14715 1.14715 0.573576 0.573576 0.573576 0.573576 0.573576 0.573576 0.573576 0.573576 0.573576 0.573576 0.573576 0.573576 0.573576 0.573576 0.573576 0.573576 0.573576 0.573576 0.573576 0.573576 0.573576 0.573576 0.573576 0.573576 0.573576 0.573576 0.573576 0.573576 0.573576 0.573576 0.573576 0.573576 0.573576 0.573576 0.573576 0.573576 0.573576 0.573576 0.573576 0.573576 0.573576 0.573576 ;
0.5 0.5 0.5 0.5 0.5 0.5 0.5 0.5 0.5 0.5 0.5 0.5 0.5 0.5 0.5 0.5 0.5 0.5 0.5 0.5 0.5 0.5 0.5 0.5 0.5 1 1 1 1 1 0.5 0.5 0.5 0.5 0.5 0.5 0.5 0.5 0.5 0.5 0.5 0.5 0.5 0.5 0.5 0.5 0.5 0.5 0.5 0.5 0.5 0.5 0.5 0.5 0.5 0.5 0.5 0.5 0.5 0.5 0.5 0.5 0.5 0.5 0.5 0.5 0.5 0.5 0.5 0.5 0.5 0.5 0.5 ;
0.422618 0.422618 0.422618 0.422618 0.422618 0.422618 0.422618 0.422618 0.422618 0.422618 0.422618 0.422618 0.422618 0.422618 0.422618 0.422618 0.422618 0.422618 0.422618 0.422618 0.422618 0.422618 0.422618 0.422618 0.422618 0.422618 0.845237 0.845237 0.845237 0.422618 0.422618 0.422618 0.422618 0.422618 0.422618 0.422618 0.422618 0.422618 0.422618 0.422618 0.422618 0.422618 0.422618 0.422618 0.422618 0.422618 0.422618 0.422618 0.422618 0.422618 0.422618 0.422618 0.422618 0.422618 0.422618 0.422618 0.422618 0.422618 0.422618 0.422618 0.422618 0.422618 0.422618 0.422618 0.422618 0.422618 0.422618 0.422618 0.422618 0.422618 0.422618 0.422618 0.422618 ;
0.34202 0.34202 0.34202 0.34202 0.34202 0.34202 0.34202 0.34202 0.34202 0.34202 0.34202 0.34202 0.34202 0.34202 0.34202 0.34202 0.34202 0.34202 0.34202 0.34202 0.34202 0.34202 0.34202 0.34202 0.34202 0.34202 0.34202 0.68404 0.34202 0.34202 0.34202 0.34202 0.34202 0.34202 0.34202 0.34202 0.34202 0.34202 0.34202 0.34202 0.34202 0.34202 0.34202 0.34202 0.34202 0.34202 0.34202 0.34202 0.34202 0.34202 0.34202 0.34202 0.34202 0.34202 0.34202 0.34202 0.34202 0.34202 0.34202 0.34202 0.34202 0.34202 0.34202 0.34202 0.34202 0.34202 0.34202 0.34202 0.34202 0.34202 0.34202 0.34202 0.34202 ;
0.258819 0.258819 0.258819 0.258819 0.258819 0.258819 0.258819 0.258819 0.258819 0.258819 0.258819 0.258819 0.258819 0.258819 0.258819 0.258819 0.258819 0.258819 0.258819 0.258819 0.258819 0.258819 0.258819 0.258819 0.258819 0.258819 0.258819 0.517638 0.258819 0.258819 0.258819 0.258819 0.258819 0.258819 0.258819 0.258819 0.258819 0.258819 0.258819 0.258819 0.258819 0.258819 0.258819 0.258819 0.258819 0.258819 0.258819 0.258819 0.258819 0.258819 0.258819 0.258819 0.258819 0.258819 0.258819 0.258819 0.258819 0.258819 0.258819 0.258819 0.258819 0.258819 0.258819 0.258819 0.258819 0.258819 0.258819 0.258819 0.258819 0.258819 0.258819 0.258819 0.258819 ;
0.173648 0.173648 0.173648 0.173648 0.173648 0.173648 0.173648 0.173648 0.173648 0.173648 0.173648 0.173648 0.173648 0.173648 0.173648 0.173648 0.173648 0.173648 0.173648 0.173648 0.173648 0.173648 0.173648 0.173648 0.173648 0.173648 0.173648 0.347296 0.173648 0.173648 0.173648 0.173648 0.173648 0.173648 0.173648 0.173648 0.173648 0.173648 0.173648 0.173648 0.173648 0.173648 0.173648 0.173648 0.173648 0.173648 0.173648 0.173648 0.173648 0.173648 0.173648 0.173648 0.173648 0.173648 0.173648 0.173648 0.173648 0.173648 0.173648 0.173648 0.173648 0.173648 0.173648 0.173648 0.173648 0.173648 0.173648 0.173648 0.173648 0.173648 0.173648 0.173648 0.173648 ;
0.0871557 0.0871557 0.0871557 0.0871557 0.0871557 0.0871557 0.0871557 0.0871557 0.0871557 0.0871557 0.0871557 0.0871557 0.0871557 0.0871557 0.0871557 0.0871557 0.0871557 0.0871557 0.0871557 0.0871557 0.0871557 0.0871557 0.0871557 0.0871557 0.0871557 0.0871557 0.0871557 0.174311 0.0871557 0.0871557 0.0871557 0.0871557 0.0871557 0.0871557 0.0871557 0.0871557 0.0871557 0.0871557 0.0871557 0.0871557 0.0871557 0.0871557 0.0871557 0.0871557 0.0871557 0.0871557 0.0871557 0.0871557 0.0871557 0.0871557 0.0871557 0.0871557 0.0871557 0.0871557 0.0871557 0.0871557 0.0871557 0.0871557 0.0871557 0.0871557 0.0871557 0.0871557 0.0871557 0.0871557 0.0871557 0.0871557 0.0871557 0.0871557 0.0871557 0.0871557 0.0871557 0.0871557 0.0871557 ;
6.12323e-17 6.12323e-17 6.12323e-17 6.12323e-17 6.12323e-17 6.12323e-17 6.12323e-17 6.12323e-17 6.12323e-17 6.12323e-17 6.12323e-17 6.12323e-17 6.12323e-17 6.12323e-17 6.12323e-17 6.12323e-17 6.12323e-17 6.12323e-17 6.12323e-17 6.12323e-17 6.12323e-17 6.12323e-17 6.12323e-17 6.12323e-17 6.12323e-17 6.12323e-17 6.12323e-17 6.12323e-17 6.12323e-17 6.12323e-17 6.12323e-17 6.12323e-17 6.12323e-17 6.12323e-17 6.12323e-17 6.12323e-17 6.12323e-17 6.12323e-17 6.12323e-17 6.12323e-17 6.12323e-17 6.12323e-17 6.12323e-17 6.12323e-17 6.12323e-17 6.12323e-17 6.12323e-17 6.12323e-17 6.12323e-17 6.12323e-17 6.12323e-17 6.12323e-17 6.12323e-17 6.12323e-17 6.12323e-17 6.12323e-17 6.12323e-17 6.12323e-17 6.12323e-17 6.12323e-17 6.12323e-17 6.12323e-17 6.12323e-17 6.12323e-17 6.12323e-17 6.12323e-17 6.12323e-17 6.12323e-17 6.12323e-17 6.12323e-17 6.12323e-17 6.12323e-17 6.12323e-17 ;
];
figure
surf(X, Y, Z)